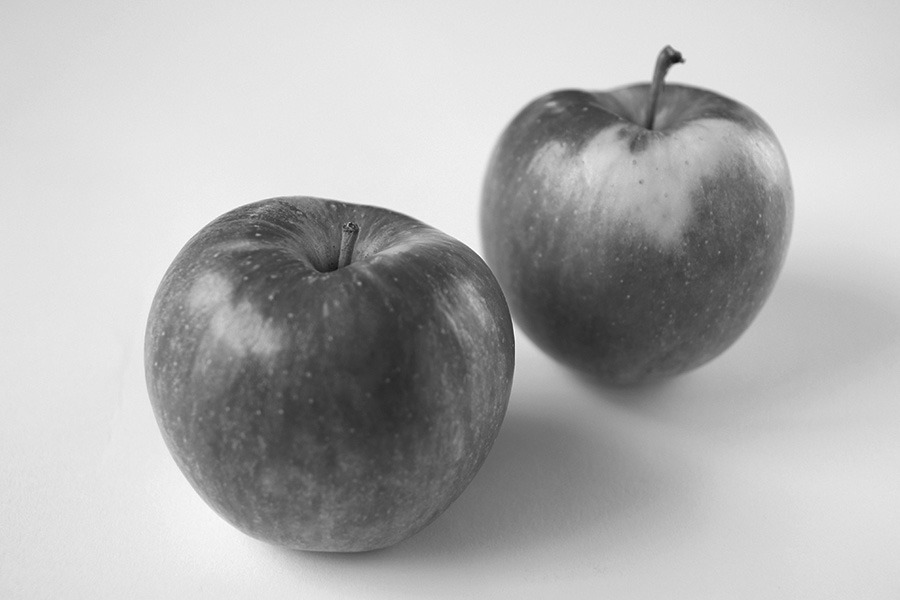
#> input picture Practicum/Week 3/Appels.jpg, 900 x 600 px, found by its file name
$ python op6_helderheid_drempel.py
#> lines starting #> are read from the running program, lines starting #| are printed output that depends on the picture
import cv2 as cv

def helderheid_drempel(img,d_laag,d_hoog):
    h, w = img.shape

    for i in range(h):
        for j in range(w):
            if(img[i,j] > d_hoog):
                img[i,j] = d_hoog
            if(img[i,j] < d_laag):
                img[i,j] = d_laag

    return img

def auto_contrast(img,c_laag,c_hoog):
    h, w = img.shape

    for i in range(h):
        for j in range(w):
            img[i,j] = (img[i,j] - c_laag)*(255/(c_hoog - c_laag))

    return img


image = cv.imread('Practicum\Week 3\Appels.jpg',0)
#> image is the input picture: shape (600, 900); min 15, max 255, mean 176
img_helderheid = helderheid_drempel(image.copy(),30,200)
#> after the loop in helderheid_drempel, `for i in range(h):`:
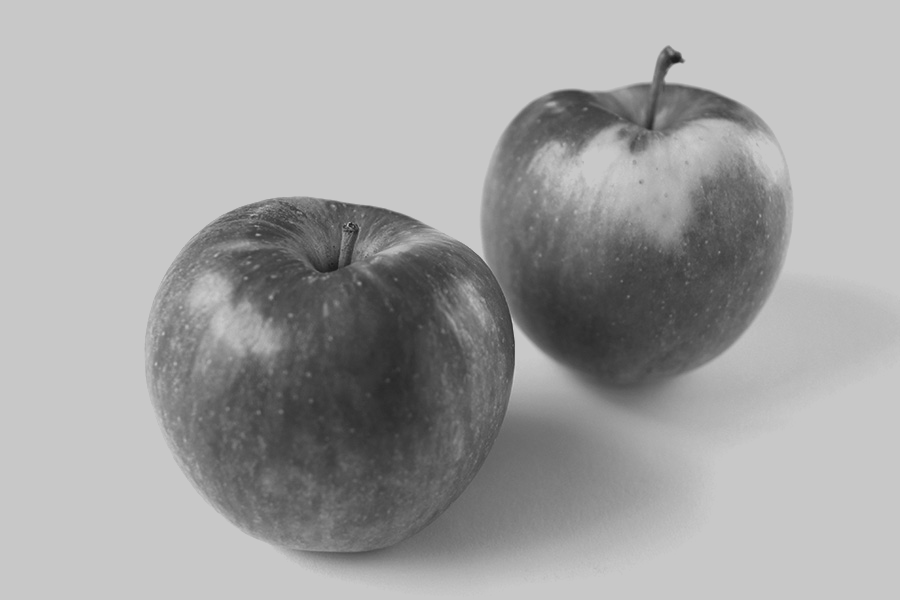
#> img: shape (600, 900); min 30, max 200, mean 163
img_auto_contrast = helderheid_drempel(img_helderheid.copy(),30,200)

cv.imshow('orignieel',image)
cv.imshow('Helderheid aangepast',img_helderheid )
cv.imshow('Auto Contrast',img_auto_contrast )


while True:
    key = cv.waitKey(30)
#> (key q is pressed here)
    if key == ord('q') or key == 27:
        break
cv.destroyAllWindows()
